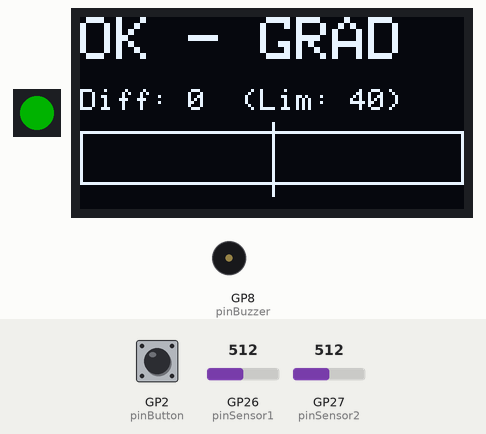
This program was run on a simulated Raspberry Pi Pico. Shown: 1 RGB LEDs in strip order, left to right, 128×64 one-colour display, buzzer (waves = sounding, pin HIGH). The inputs (shaded band) are chosen by the test bench; at power-on: GP26 (pinSensor1) = 512, GP2 (pinButton) HIGH, GP27 (pinSensor2) = 512 (analog values on the 0–1023 scale). Dim RGB values are drawn brighter than linear; what the program prints to the serial monitor is not drawn.

Above: at 1.7 s.
1.8 s: GP26 (pinSensor1) set to 536
At 2.2 s:
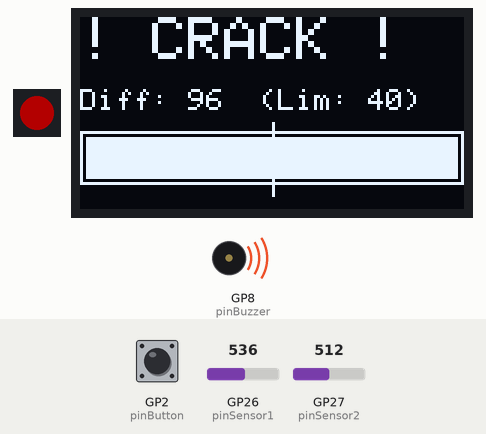
3.3 s: GP2 (pinButton) pulled LOW for 0.15 s
At 3.58 s:
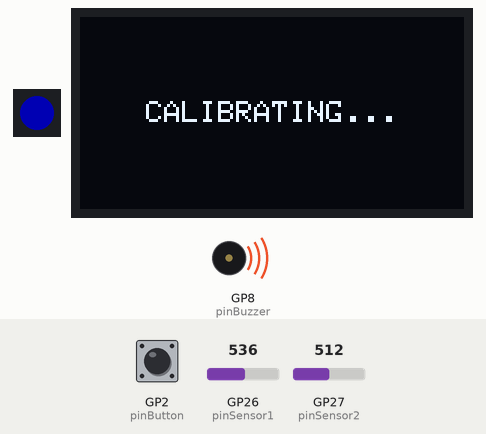
5.6 s: GP27 (pinSensor2) set to 534
At 6.3 s:
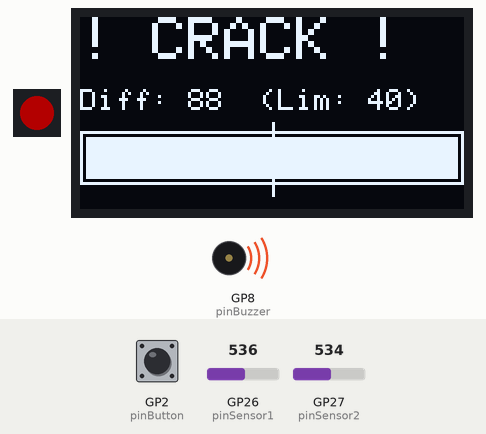
7.1 s: GP27 (pinSensor2) set to 511
At 8.1 s:
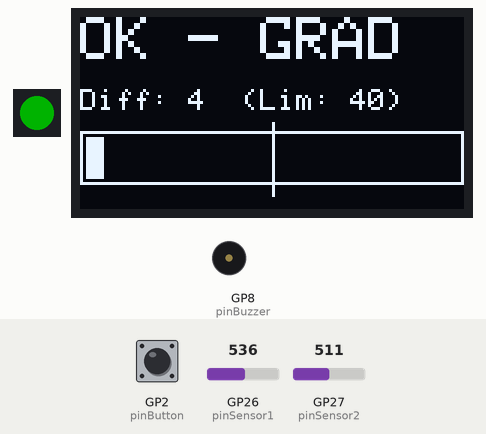
8.6 s: GP26 (pinSensor1) set to 716
At 9.8 s:
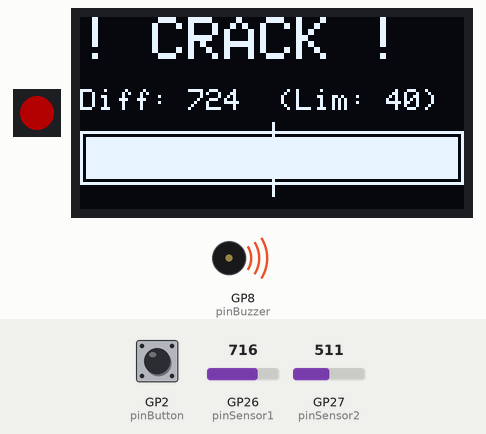
10.1 s: GP26 (pinSensor1) set to 900
At 11.3 s:
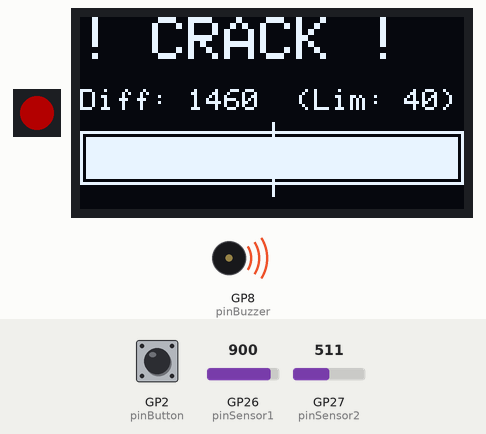
Timing chart, 0 to 12.6 s (numbered marks = the images above; inputs shaded):
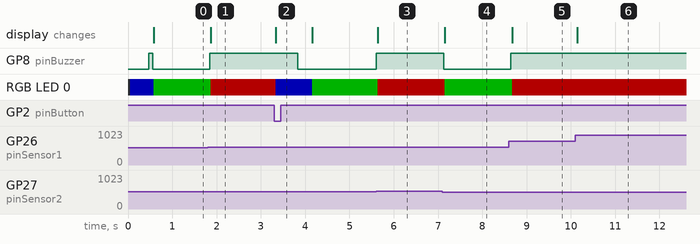

The program:

main.cpp
```cpp
#include <Arduino.h>
#include <Wire.h>
#include <SPI.h>
#include <Adafruit_GFX.h>
#include <Adafruit_SSD1306.h>
#include <Adafruit_NeoPixel.h>

#define OLED_WIDTH 128
#define OLED_HEIGHT 64

Adafruit_SSD1306 display(OLED_WIDTH, OLED_HEIGHT, &Wire, -1);

// Pin Definitions (RP2040-Zero)
const int pinSensor1 = 26;   // GP26 (A0) -> Hall Sensor 1
const int pinSensor2 = 27;   // GP27 (A1) -> Hall Sensor 2
const int pinButton  = 2;    // GP2 Calibration Button
const int pinBuzzer  = 8;    // GP8 Buzzer
const int pinRGB     = 16;   // GP16 NeoPixel RGB

float differentialOffset = 0.0;
const int threshold = 40;    // Differential gradient threshold

Adafruit_NeoPixel ledRGB(1, pinRGB, NEO_GRB + NEO_KHZ800);

void calibrate();

void setup() {
  Serial.begin(115200);
  analogReadResolution(12);
  pinMode(pinButton, INPUT_PULLUP);
  pinMode(pinBuzzer, OUTPUT);

  ledRGB.begin();
  ledRGB.setBrightness(60);

  Wire.setSDA(4);
  Wire.setSCL(5);
  Wire.begin();
  display.begin(SSD1306_SWITCHCAPVCC, 0x3C);
  display.setTextColor(SSD1306_WHITE);

  calibrate();
}

void loop() {
  if (digitalRead(pinButton) == LOW) {
    calibrate();
    delay(300);
  }

  // Interleaved oversampling to minimize phase lag between sensors
  long sum1 = 0, sum2 = 0;
  for (int i = 0; i < 20; i++) {
    sum1 += analogRead(pinSensor1);
    sum2 += analogRead(pinSensor2);
    delayMicroseconds(100);
  }

  float read1 = sum1 / 20.0;
  float read2 = sum2 / 20.0;

  // DIFFERENTIAL SUBTRACTION: Rejects lift-off, vibration, and background drift
  int gradient = abs((int)((read1 - read2) - differentialOffset));
  bool defectDetected = (gradient > threshold);

  // USB Serial Telemetry (Arduino Serial Plotter & CSV compatible)
  Serial.print("S1:");
  Serial.print(read1, 1);
  Serial.print(",S2:");
  Serial.print(read2, 1);
  Serial.print(",Grad:");
  Serial.print(gradient);
  Serial.print(",Lim:");
  Serial.print(threshold);
  Serial.print(",Defect:");
  Serial.println(defectDetected ? 1 : 0);

  // Output Alerts
  digitalWrite(pinBuzzer, defectDetected ? HIGH : LOW);
  ledRGB.setPixelColor(0, defectDetected ? ledRGB.Color(255, 0, 0) : ledRGB.Color(0, 255, 0));
  ledRGB.show();

  // Graphical OLED Display
  display.clearDisplay();
  display.setTextSize(2);
  display.setCursor(0, 0);
  display.print(defectDetected ? "! CRACK !" : "OK - GRAD");

  display.setTextSize(1);
  display.setCursor(0, 24);
  display.print("Diff: ");
  display.print(gradient);
  display.print("  (Lim: ");
  display.print(threshold);
  display.print(")");

  display.drawRect(0, 38, 128, 18, SSD1306_WHITE);
  int barWidth = map(constrain(gradient, 0, threshold * 2), 0, threshold * 2, 0, 124);
  display.fillRect(2, 40, barWidth, 14, SSD1306_WHITE);
  display.drawLine(64, 35, 64, 59, SSD1306_WHITE);

  display.display();
  delay(15);
}

void calibrate() {
  ledRGB.setPixelColor(0, ledRGB.Color(0, 0, 255));
  ledRGB.show();

  display.clearDisplay();
  display.setTextSize(1);
  display.setCursor(22, 28);
  display.print("CALIBRATING...");
  display.display();

  long diffSum = 0;
  for (int i = 0; i < 80; i++) {
    int s1 = analogRead(pinSensor1);
    int s2 = analogRead(pinSensor2);
    diffSum += (s1 - s2);
    delay(5);
  }
  differentialOffset = diffSum / 80.0;

  digitalWrite(pinBuzzer, HIGH);
  delay(80);
  digitalWrite(pinBuzzer, LOW);
}
```

Measured:
- the behaviour switches between 522 and 523 on GP26 (pinSensor1) (found by bisection; images 0 and 1)
- the behaviour switches between 522 and 523 on GP27 (pinSensor2) (found by bisection; images 2 and 3)
- after the input at 1.8 s, GP8 (pinBuzzer): LOW → HIGH at once; RGB LED 0: RGB(0, 60, 0) → RGB(60, 0, 0) after 0.07 s; the display: changes after 0.07 s (image 1)
- after the input at 3.3 s, GP8 (pinBuzzer): HIGH → LOW after 0.53 s; RGB LED 0: RGB(60, 0, 0) → RGB(0, 0, 60) at once, → RGB(0, 60, 0) 0.83 s later; the display: changes at once (image 2)
- after the input at 5.6 s, GP8 (pinBuzzer): LOW → HIGH at once; RGB LED 0: RGB(0, 60, 0) → RGB(60, 0, 0) at once; the display: changes at once (image 3)
- after the input at 7.1 s, GP8 (pinBuzzer): HIGH → LOW at once; RGB LED 0: RGB(60, 0, 0) → RGB(0, 60, 0) after 0.05 s; the display: changes after 0.05 s (image 4)
- after the input at 8.6 s, GP8 (pinBuzzer): LOW → HIGH after 0.05 s; RGB LED 0: RGB(0, 60, 0) → RGB(60, 0, 0) after 0.07 s; the display: changes after 0.07 s (image 5)
- after the input at 10.1 s, the display: changes at once (image 6)
